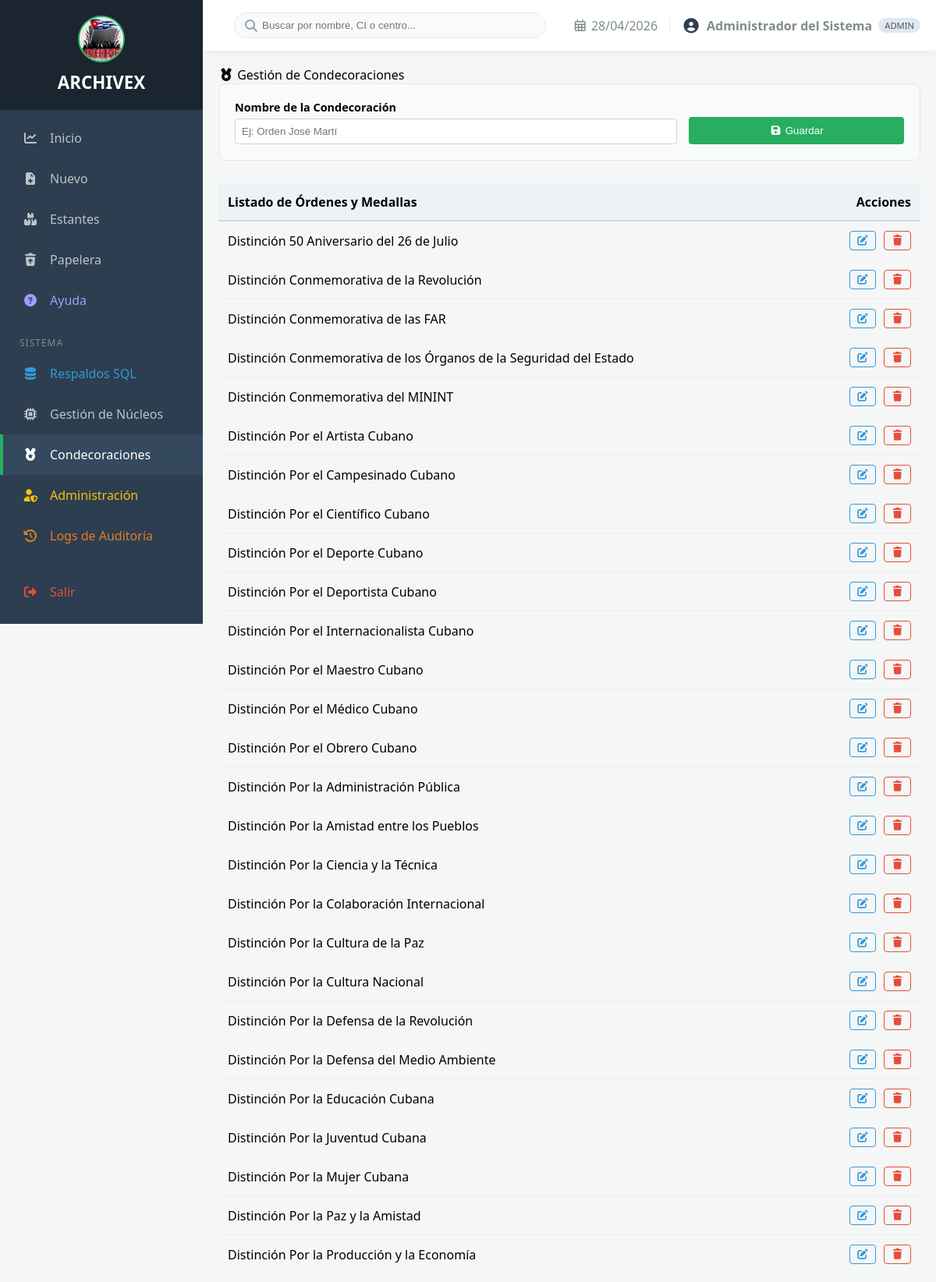
Screenshot of /index.php?controller=admin&action=condecoraciones (signed in, upper part) with the database file from the repository.
### tables this page shows
CREATE TABLE `condecoraciones` (
  `id` int(11) NOT NULL,
  `nombre` varchar(100) NOT NULL,
  `created_at` timestamp NOT NULL DEFAULT current_timestamp()
);

### app/controllers/AdminController.php (called while the page is built, shortened)
<?php
class AdminController {
    private $db;
    public function __construct() {
        $this->db = Database::getConnection();
    }
    public function condecoraciones() {
        $stmt = $this->db->query("SELECT * FROM condecoraciones ORDER BY nombre ASC");
        $condecoraciones = $stmt->fetchAll();
        require_once __DIR__ . '/../../views/layout/main.php';
    }
}

### app/config/config.php (called while the page is built, shortened)
<?php
class Database {
    private static $instance = null;
    public static function getConnection() {
        if (self::$instance === null) {
            try {
                self::$instance = new PDO(
                    "mysql:host=" . DB_HOST . ";dbname=" . DB_NAME . ";charset=utf8mb4",
                    DB_USER, DB_PASS,
                    [PDO::ATTR_ERRMODE => PDO::ERRMODE_EXCEPTION, PDO::ATTR_DEFAULT_FETCH_MODE => PDO::FETCH_ASSOC]
                );
            } catch (PDOException $e) {
                die("Error de conexión: " . $e->getMessage());
            }
        }
        return self::$instance;
    }
}

### views/admin/condecoraciones.php (the view, shortened to what this page needs)
<div class="card-ficha">
    <div class="card-title">
        <i class="fas fa-medal"></i> Gestión de Condecoraciones
    </div>
    <form action="index.php?controller=admin&action=guardarCondecoracion" method="POST" id="formCondecoracion"
          onsubmit="return validarFormulario(this)"
          style="display: grid; grid-template-columns: repeat(auto-fit, minmax(200px, 1fr)); gap: 15px; background: #f8fafc; padding: 20px; border-radius: 8px; margin-bottom: 30px; border: 1px solid #e2e8f0;">
        <div class="form-group" style="grid-column: span 2;">
            <label id="form-label" style="display:block; margin-bottom:5px; font-size:0.9rem; font-weight:bold;">Nombre de la Condecoración</label>
            <input type="text" name="nombre" id="cond_nombre" required
                   placeholder="Ej: Orden José Martí"
                   style="width:100%; padding:8px; border:1px solid #cbd5e0; border-radius:4px;">
        </div>
        <div class="form-group" style="display: flex; align-items: flex-end; gap:10px;">
            <button type="submit" class="btn-confirm" style="flex:1; padding: 10px; background: var(--accent-color); color:white; border:none; border-radius:4px; cursor:pointer;">
                <i class="fas fa-save"></i> Guardar
            </button>
        </div>
    </form>
    <div style="overflow-x: auto;">
        <table style="width: 100%; border-collapse: collapse;">
            <thead>
                <tr style="background: #edf2f7; text-align: left;">
                    <th style="padding: 12px; border-bottom: 2px solid #cbd5e0;">Listado de Órdenes y Medallas</th>
                    <th style="padding: 12px; border-bottom: 2px solid #cbd5e0; text-align: right; width: 150px;">Acciones</th>
                </tr>
            </thead>
            <tbody>
                <?php foreach($condecoraciones as $c): ?>
                <tr style="border-bottom: 1px solid #eee;">
                    <td style="padding: 12px;"><?php echo htmlspecialchars($c['nombre']); ?></td>
                    <td style="padding: 12px; text-align: right; display: flex; justify-content: flex-end; gap: 10px;">
                        <button onclick="editarCond(<?php echo htmlspecialchars(json_encode($c)); ?>)"
                                style="background:none; border:1px solid #3498db; color:#3498db; padding:4px 8px; border-radius:4px; cursor:pointer;">
                            <i class="fas fa-edit"></i>
                        </button>
                        <button onclick="confirmarEliminar(<?php echo $c['id']; ?>)"
                                style="background:none; border:1px solid #e74c3c; color:#e74c3c; padding:4px 8px; border-radius:4px; cursor:pointer;">
                            <i class="fas fa-trash"></i>
                        </button>
                    </td>
                </tr>
                <?php endforeach; ?>
            </tbody>
        </table>
    </div>
</div>

### views/layout/main.php (style rules this page uses)
:root { --sidebar-width: 260px; --header-height: auto; --primary-color: #2c3e50; --accent-color: #27ae60; --danger-color: #e74c3c; --text-muted: #bdc3c7; --bg-body: #f4f7f6; }
* { box-sizing: border-box; }
body { margin: 0; display: flex; background: var(--bg-body); font-family: 'Segoe UI', system-ui, -apple-system, sans-serif; overflow-x: hidden; }

### rows the page displays
condecoraciones: nombre "Distinción 50 Aniversario del 26 de Julio"
condecoraciones: nombre "Distinción Conmemorativa de la Revolución"
condecoraciones: nombre "Distinción Conmemorativa de las FAR"
condecoraciones: nombre "Distinción Conmemorativa de los Órganos de la Seguridad del Estado"
condecoraciones: nombre "Distinción Conmemorativa del MININT"
condecoraciones: nombre "Distinción Por el Artista Cubano"
condecoraciones: nombre "Distinción Por el Campesinado Cubano"
condecoraciones: nombre "Distinción Por el Científico Cubano"
condecoraciones: nombre "Distinción Por el Deporte Cubano"
condecoraciones: nombre "Distinción Por el Deportista Cubano"
condecoraciones: nombre "Distinción Por el Internacionalista Cubano"
condecoraciones: nombre "Distinción Por el Maestro Cubano"
condecoraciones: nombre "Distinción Por el Médico Cubano"
condecoraciones: nombre "Distinción Por el Obrero Cubano"
condecoraciones: nombre "Distinción Por la Administración Pública"
condecoraciones: nombre "Distinción Por la Amistad entre los Pueblos"
condecoraciones: nombre "Distinción Por la Ciencia y la Técnica"
condecoraciones: nombre "Distinción Por la Colaboración Internacional"
condecoraciones: nombre "Distinción Por la Cultura de la Paz"
condecoraciones: nombre "Distinción Por la Cultura Nacional"
condecoraciones: nombre "Distinción Por la Defensa de la Revolución"
condecoraciones: nombre "Distinción Por la Defensa del Medio Ambiente"
condecoraciones: nombre "Distinción Por la Educación Cubana"
condecoraciones: nombre "Distinción Por la Juventud Cubana"
condecoraciones: nombre "Distinción Por la Mujer Cubana"
condecoraciones: nombre "Distinción Por la Paz y la Amistad"
condecoraciones: nombre "Distinción Por la Producción y la Economía"

### other values shown
$_SESSION['usuario_nombre'] "Administrador del Sistema"
$_SESSION['usuario_rol'] "ADMIN"
